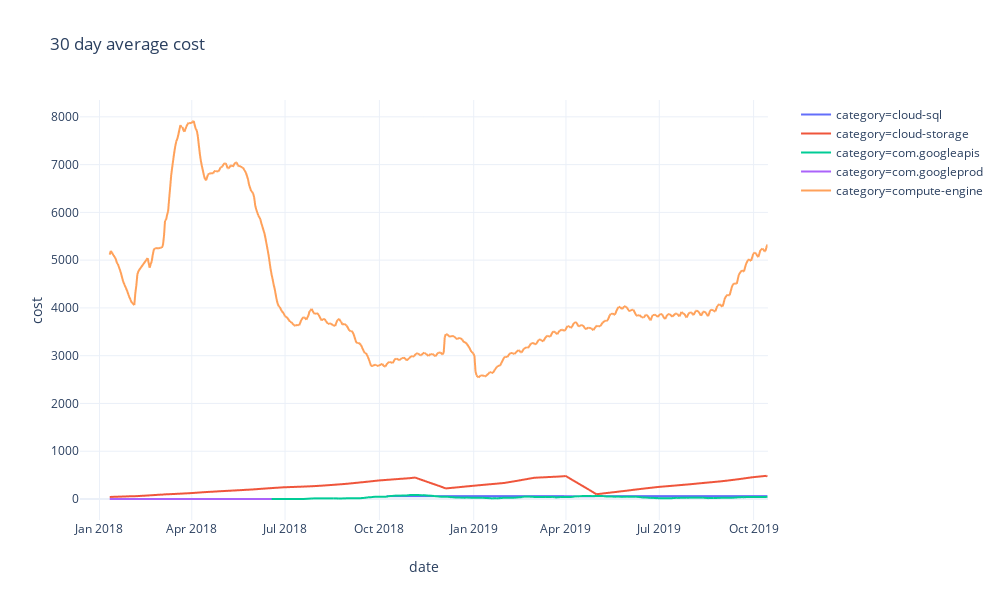

The notebook cell this image was saved under:
### Code cell
rolling_mean = category.groupby('category').rolling(30, on='date').sum().reset_index()
pe.line(rolling_mean, x='date', y='cost', color='category', width=1000, template='plotly_white', title="30 day average cost")

### Figure 1 — Plotly figure (JSON) as saved in the notebook; plotly's stock layout.template omitted (floating-point values rounded to 4 significant figures; data arrays with more than 128 entries replaced by an {"elided": "..."} marker saying what was removed)
{"data": [{"hoverlabel": {"namelength": 0}, "hovertemplate": "category=cloud-sql<br>date=%{x}<br>cost=%{y}", "legendgroup": "category=cloud-sql", "line": {"color": "#636efa", "dash": "solid"}, "mode": "lines", "name": "category=cloud-sql", "showlegend": true, "type": "scattergl", "x": {"elided": "402 str values"}, "xaxis": "x", "y": {"elided": "402 float values"}, "yaxis": "y"}, {"hoverlabel": {"namelength": 0}, "hovertemplate": "category=cloud-storage<br>date=%{x}<br>cost=%{y}", "legendgroup": "category=cloud-storage", "line": {"color": "#EF553B", "dash": "solid"}, "mode": "lines", "name": "category=cloud-storage", "showlegend": true, "type": "scattergl", "x": {"elided": "671 str values"}, "xaxis": "x", "y": {"elided": "671 float values"}, "yaxis": "y"}, {"hoverlabel": {"namelength": 0}, "hovertemplate": "category=com.googleapis<br>date=%{x}<br>cost=%{y}", "legendgroup": "category=com.googleapis", "line": {"color": "#00cc96", "dash": "solid"}, "mode": "lines", "name": "category=com.googleapis", "showlegend": true, "type": "scattergl", "x": {"elided": "671 str values"}, "xaxis": "x", "y": {"elided": "671 float values"}, "yaxis": "y"}, {"hoverlabel": {"namelength": 0}, "hovertemplate": "category=com.googleprod<br>date=%{x}<br>cost=%{y}", "legendgroup": "category=com.googleprod", "line": {"color": "#ab63fa", "dash": "solid"}, "mode": "lines", "name": "category=com.googleprod", "showlegend": true, "type": "scattergl", "x": {"elided": "187 str values"}, "xaxis": "x", "y": {"elided": "187 int values"}, "yaxis": "y"}, {"hoverlabel": {"namelength": 0}, "hovertemplate": "category=compute-engine<br>date=%{x}<br>cost=%{y}", "legendgroup": "category=compute-engine", "line": {"color": "#FFA15A", "dash": "solid"}, "mode": "lines", "name": "category=compute-engine", "showlegend": true, "type": "scattergl", "x": {"elided": "671 str values"}, "xaxis": "x", "y": {"elided": "671 float values"}, "yaxis": "y"}], "layout": {"height": 600, "legend": {"tracegroupgap": 0}, "title": {"text": "30 day average cost"}, "width": 1000, "xaxis": {"anchor": "y", "autorange": true, "domain": [0, 0.98], "range": ["2017-12-13", "2019-10-15"], "title": {"text": "date"}, "type": "date"}, "yaxis": {"anchor": "x", "autorange": true, "domain": [0, 1], "range": [-439.6, 8353.0], "title": {"text": "cost"}, "type": "linear"}}}
